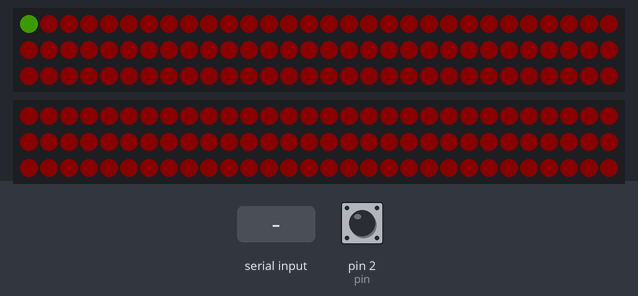
Recording of a sketch running on a simulated Arduino Uno, built with avr-gcc and run on an emulated ATmega328P. Shown: 2 × 90 RGB LEDs in strip order, left to right, continuing on the next row. Inputs (shaded band) come from the test bench; at power-on: pin 2 (pin) HIGH. Dim RGB values are drawn brighter than linear; what the sketch prints to the serial monitor is not drawn.

Above: at 1.2 s.
1.3 s: "w" received over Serial
3.8 s: pin 2 (pin) pulled LOW for 0.15 s
5.4 s: "s" received over Serial
7.9 s: "d" received over Serial
10.4 s: pin 2 (pin) pulled LOW for 1 s
Timing chart, 0 to 13.4 s (numbered marks = the images above; inputs shaded):
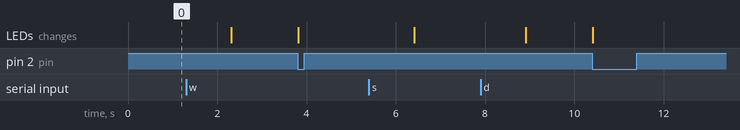

The sketch:

hardware_jam.ino
```cpp
#include <Adafruit_NeoPixel.h>

struct Button{
  int pin;
  int next_check_time;  //for debounce
  bool is_on;
};

#define NEO_PIXEL_START_PIN 6

#define NUM_COLS 90
#define NUM_ROWS 2

int num_pixels = NUM_COLS * NUM_ROWS;
Adafruit_NeoPixel pixel_rows[NUM_ROWS];

//this is ugly, but putting them in an array from the start keeps failing
Adafruit_NeoPixel pixel_rows0 = Adafruit_NeoPixel(NUM_COLS, NEO_PIXEL_START_PIN, NEO_GRB + NEO_KHZ800);
Adafruit_NeoPixel pixel_rows1 = Adafruit_NeoPixel(NUM_COLS, NEO_PIXEL_START_PIN+1, NEO_GRB + NEO_KHZ800);

//buttons
int debounce_time = 30; //millis
Button test_button;


//test states
int player_x = 0;
int player_y = 0;


void setup() {
  Serial.begin(9600);

  //actually throw the pixel rows into an array
  pixel_rows[0] = pixel_rows0;
  pixel_rows[1] = pixel_rows1;

  for (int i=0; i<NUM_ROWS; i++){
    pixel_rows[i].begin();
  }

  //buttons
  test_button.pin = 2;
  test_button.next_check_time = 0;
  test_button.is_on = false;
  pinMode(test_button.pin, INPUT_PULLUP);

  Serial.println("I am ready to go.");

}

void loop() {


  //checking for serial test input
  if (Serial.available() > 0) {
    String incoming = Serial.readString();
    Serial.println(incoming);
    if (incoming[0] == 'w'){
      player_y++;
      if (player_y >= NUM_ROWS) player_y = 0;
    }
    if (incoming[0] == 's'){
      player_y--;
      if (player_y < 0) player_y = NUM_ROWS-1;
    }
    if (incoming[0] == 'd'){
      player_x++;
      if (player_x >= NUM_COLS) player_x = 0;
    }
    if (incoming[0] == 'a'){
      player_x--;
      if (player_x < 0) player_x = NUM_COLS-1;
    }

    Serial.println("player at "+String(player_x)+" , "+String(player_y));

  }

  //checking button input
  check_input();

  //showing the thing
  display_game();

}

void check_input(){

  //this should be an array of buttons
  if (millis() > test_button.next_check_time){
    //get the current value
    bool cur_val = false;
    if (digitalRead(test_button.pin) == LOW){
      cur_val = true;
    }

    //is that different form the current value?
    if (cur_val != test_button.is_on){
      test_button.is_on = cur_val;
      test_button.next_check_time = millis() + debounce_time;
      Serial.println("button: "+String(test_button.is_on));
      if (test_button.is_on){
        player_x++;
        if (player_x >= NUM_COLS) player_x = 0;
      }
    }

  }
}

void display_game(){
  for (int x=0; x<NUM_COLS; x++){
    for (int y=0; y<NUM_ROWS; y++){

      int col_r = 10;
      int col_g = 0;
      int col_b = 0;

      if (player_x == x && player_y == y){
        col_g = 25;
      }

       pixel_rows[y].setPixelColor(x, col_r,col_g,col_b);

    }
  }

  for (int y=0; y<NUM_ROWS; y++){
    pixel_rows[y].show();
  }
}
```
